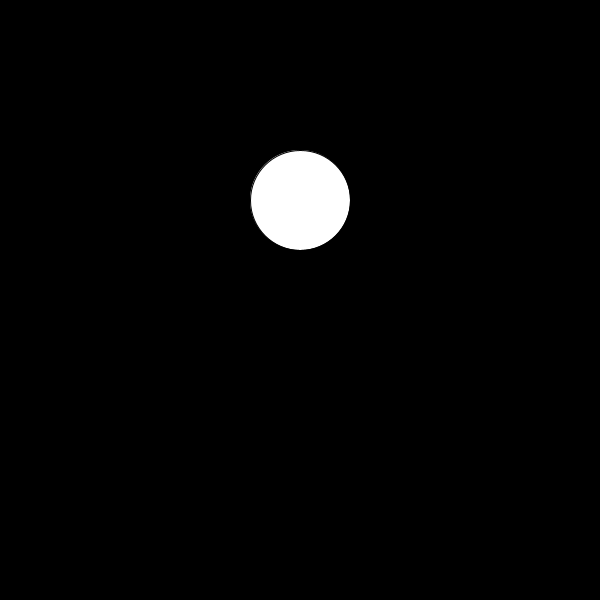
Frame 1 (no input)
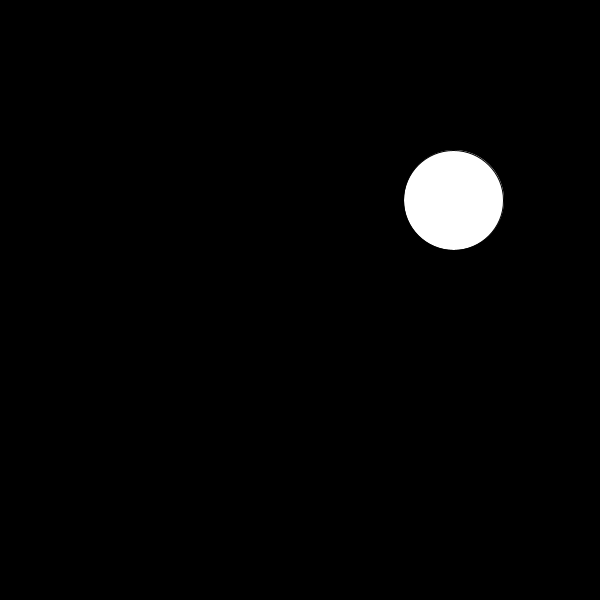
Frame 60 (the mouse pressed at the canvas centre just before this capture)
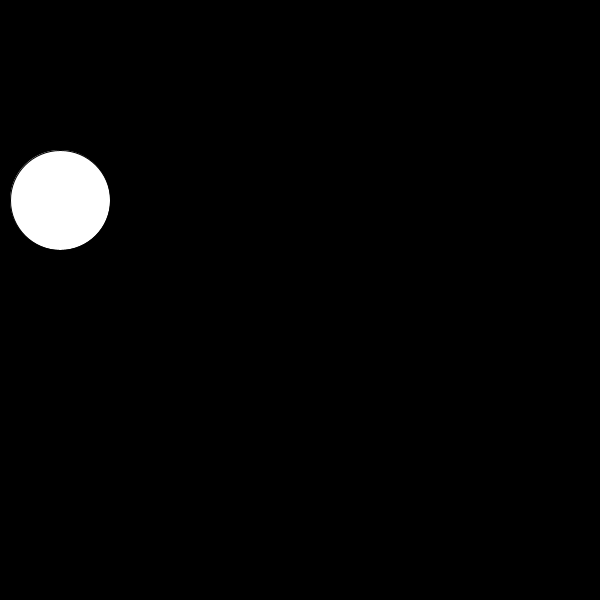
Frame 120 (the mouse held since frame 60 and released just before this capture)

The Processing sketch that drew these frames (run headless with seeded random() and noise(); from frame 60 on, the mouse is pressed at the canvas centre):

// Processing sketch: Coding_2_Quiz_1
// ── Coding_2_Quiz_1.pde

float angle = 0.0;
float incr = 0.12;
float easing = .35;
float scalar;

void setup() {
  size(600, 600);
  scalar = width/2 - 50;
}


void draw() {
  background(0); 
  float x1 = width/2 + sin(angle) * scalar;
  fill(255);
  stroke(0);
  ellipse(x1, height/2 -100, 100 , 100);

    angle += incr * easing; 
}
